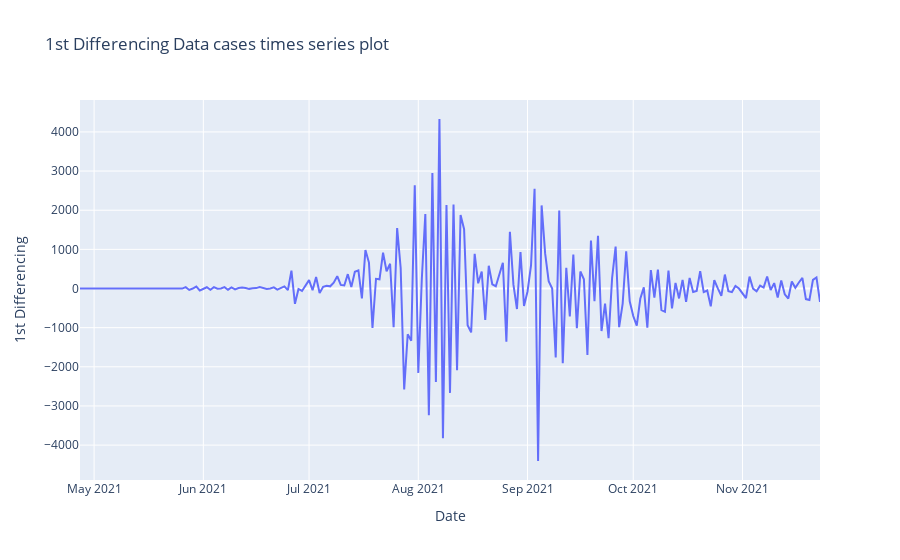

Source (notebook cell):
### Code cell
# ADF Test
# Considering whether the 1st differencing data is stationary or not
data['1st Differencing'] = data['Confirmed case'] - data['Confirmed case'].shift(1)
data['1st Differencing'] = data['1st Differencing'].fillna(0)
data['1st Differencing'] = data['1st Differencing'].astype(int)

plot_1stdata = px.line(data,x='Date',y='1st Differencing',title='1st Differencing Data cases times series plot')
plot_1stdata.show()

confirmedcase_1st = data['1st Differencing'].values
first_adf_test = adfuller(confirmedcase_1st)

print('The result of ADF test of raw data is:')

print('ADF Statistic: %f' % first_adf_test[0])

print('p-value: %f' % first_adf_test[1])

print('Critical values:')
for key,value in first_adf_test[4].items():
    print(key,value)

if first_adf_test[0] < first_adf_test[4]['5%']:
    print('Reject H0 - Time Series is Stationary')
else:
    print('Failed to Reject H0 - Time Series is Non-Stationary')

### Figure 1 — Plotly figure (JSON) as saved in the notebook; plotly's stock layout.template omitted (floating-point values rounded to 4 significant figures; data arrays with more than 128 entries replaced by an {"elided": "..."} marker saying what was removed)
{"data": [{"hovertemplate": "Date=%{x}<br>1st Differencing=%{y}<extra></extra>", "legendgroup": "", "line": {"color": "#636efa", "dash": "solid"}, "marker": {"symbol": "circle"}, "mode": "lines", "name": "", "orientation": "v", "showlegend": false, "type": "scatter", "x": {"elided": "211 str values"}, "xaxis": "x", "y": {"elided": "211 int values"}, "yaxis": "y"}], "layout": {"legend": {"tracegroupgap": 0}, "title": {"text": "1st Differencing Data cases times series plot"}, "xaxis": {"anchor": "y", "domain": [0, 1], "title": {"text": "Date"}}, "yaxis": {"anchor": "x", "domain": [0, 1], "title": {"text": "1st Differencing"}}}}
